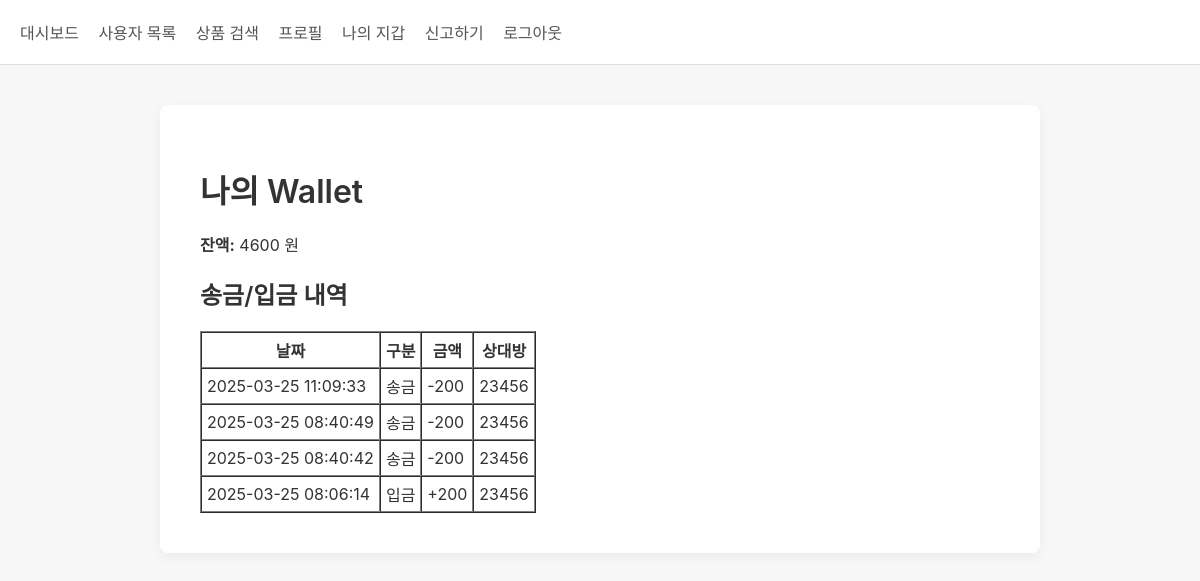
The app's page /wallet (signed in) with its own data.
### repository.py (models this page shows)
class User(Base):
    __tablename__ = 'user'
    id = Column(String, primary_key=True, index=True)
    username = Column(String, unique=True, nullable=False, index=True)
    password = Column(String, nullable=False)
    bio = Column(Text)
    status = Column(String, default='active')
    wallet = Column(Integer, default=5000)
    failed_attempts = Column(Integer, default=0)
    lockout_until = Column(DateTime, nullable=True)

class WalletTransaction(Base):
    __tablename__ = 'wallet_transaction'
    id = Column(String, primary_key=True, index=True)
    sender_id = Column(String, nullable=True)
    recipient_id = Column(String, nullable=True)
    amount = Column(Integer, nullable=False)
    transaction_type = Column(String, nullable=False)
    timestamp = Column(DateTime, server_default=func.current_timestamp())

### user_routes.py (the view)
@user_bp.route('/wallet')
@login_required
def wallet():
    user = request.user
    transactions = service.get_wallet_transactions(request.user.id)
    return render_template('wallet.html', user=user, transactions=transactions, service=service)

### app.py (called while the page is built)
@app.context_processor
def inject_csrf_token():
    return dict(csrf_token=generate_csrf())

@app.teardown_appcontext
def close_connection(exception):
    repository.close_db(exception)

### header_setter.py (called while the page is built, shortened)
def register_headers(app):
    @app.after_request
    def set_headers(response):
        if app.config["ENV"] == "production":
            pass
        else:
            return response

### repository.py (called while the page is built)
def get_user_by_id(user_id):
    session = SessionLocal()
    try:
        return session.query(User).filter(User.id == user_id).first()
    finally:
        session.close()

def get_wallet_transactions(user_id, limit=50):
    session = SessionLocal()
    try:
        transactions = session.query(WalletTransaction)\
            .filter(or_(WalletTransaction.sender_id == user_id, WalletTransaction.recipient_id == user_id))\
            .order_by(WalletTransaction.timestamp.desc()).limit(limit).all()
        return transactions
    finally:
        session.close()

### user_routes.py (called while the page is built, shortened)
@user_bp.context_processor
def inject_current_user():
    token = request.cookies.get('jwt')
    user = None
    if token:
        payload = decode_token(token)
        if payload:
            user = service.get_user(payload['user_id'])
    return {'current_user': user}

def decode_token(token):
    try:
        payload = jwt.decode(token, current_app.config['CLIENT_JWT_SECRET_KEY'], algorithms=['HS256'])
        return payload
    except jwt.ExpiredSignatureError:
        return None
    except jwt.InvalidTokenError:
        return None

@user_bp.after_request
def check_cookie_flags(response):
    if current_app.config.get('ENV') != 'production':
        return response

### user_service.py (called while the page is built)
def get_user(user_id):
    user_id = sanitize_input(user_id)
    return repository.get_user_by_id(user_id)

def get_wallet_transactions(user_id, limit=50):
    user_id = f'{user_id}'   # 사용자 ID를 문자열로 변환
    limit = safe_int(limit, use_abort=True)
    return repository.get_wallet_transactions(user_id, limit)

### utils.py (called while the page is built)
def safe_str(target):
    return f'{target}' if target else ''

def sanitize_input(text):
    text = safe_str(text)   # 입력값을 문자열로 변환
    if not text:
        return ""
    tag_stripped = re.sub(r'<.*?>', '', text)
    escaped = html.escape(tag_stripped)
    return escaped

def safe_int(target, use_abort=False):
    try:
        return int(sanitize_input(target))
    except (ValueError, TypeError):
        if use_abort:
            abort(400)
        return 0

### templates/wallet.html
{% extends "base.html" %} {% block title %}Wallet 계좌 내역{% endblock %} {%
block content %}
<h1>나의 Wallet</h1>
<p><strong>잔액:</strong> {{ user.wallet }} 원</p>
<h2>송금/입금 내역</h2>
{% if transactions %}
<table border="1" cellspacing="0" cellpadding="5">
  <tr>
    <th>날짜</th>
    <th>구분</th>
    <th>금액</th>
    <th>상대방</th>
  </tr>
  {% for txn in transactions %}
  <tr>
    <td>{{ txn.timestamp }}</td>
    {% if txn.transaction_type == 'deposit' %}
    <td>입금</td>
    <td>+{{ txn.amount }}</td>
    <td>-</td>
    {% elif txn.transaction_type == 'withdrawal' %}
    <td>송금</td>
    <td>-{{ txn.amount }}</td>
    <td>-</td>
    {% elif txn.transaction_type == 'transfer' %} {% if txn.sender_id == user.id
    %}
    <td>송금</td>
    <td>-{{ txn.amount }}</td>
    <td>
      {% set recipient = service.get_user(txn.recipient_id) %} {{
      recipient.username if recipient else txn.recipient_id }}
    </td>
    {% else %}
    <td>입금</td>
    <td>+{{ txn.amount }}</td>
    <td>
      {% set sender = service.get_user(txn.sender_id) %} {{ sender.username if
      sender else txn.sender_id }}
    </td>
    {% endif %} {% else %}
    <td>{{ txn.transaction_type }}</td>
    <td>{{ txn.amount }}</td>
    <td>-</td>
    {% endif %}
  </tr>
  {% endfor %}
</table>
{% else %}
<p>거래 내역이 없습니다.</p>
{% endif %} {% endblock %}

### templates/base.html (shortened to what this page needs)
<!DOCTYPE html>
<html lang="ko">
  <head>
    <link
      rel="stylesheet"
      href="{{ url_for('static', filename='base-style.css') }}"
    />
  </head>
  <body>
    <nav>
      {% if current_user.id %}
      <a href="{{ url_for('user.dashboard') }}">대시보드</a>
      <a href="{{ url_for('user.users') }}">사용자 목록</a>
      <a href="{{ url_for('user.search_products_route') }}">상품 검색</a>
      <a href="{{ url_for('user.profile') }}">프로필</a>
      <a href="{{ url_for('user.wallet') }}">나의 지갑</a>
      <a href="{{ url_for('user.report') }}">신고하기</a>
      <a href="{{ url_for('user.logout') }}">로그아웃</a>
      {% else %}
      <a href="{{ url_for('user.login') }}">로그인</a>
      <a href="{{ url_for('user.register') }}">회원가입</a>
      {% endif %}
    </nav>
    <div class="container">
       {% block content %}{% endblock %}
    </div>
  </body>
</html>

### static/base-style.css (style rules this page uses)
body { background-color: #f7f7f7; font-family: -apple-system, BlinkMacSystemFont, "Segoe UI", Roboto, Helvetica, Arial, sans-serif; margin: 0; padding: 0; color: #333; }
nav { background-color: #fff; padding: 20px; border-bottom: 1px solid #e0e0e0; }
nav a { text-decoration: none; color: #555; margin-right: 15px; font-weight: 500; }
.container { max-width: 800px; margin: 40px auto; background-color: #fff; padding: 40px; box-shadow: 0 4px 12px rgba(0, 0, 0, 0.05); border-radius: 8px; }
h1, h2, h3 { font-weight: 600; margin-bottom: 20px; }

### records on screen
User: wallet "4600"
WalletTransaction: timestamp "2025-03-25 11:09:33", amount "200"
User: username "23456"
WalletTransaction: timestamp "2025-03-25 08:40:49", amount "200"
WalletTransaction: timestamp "2025-03-25 08:40:42", amount "200"
WalletTransaction: timestamp "2025-03-25 08:06:14", amount "200"
